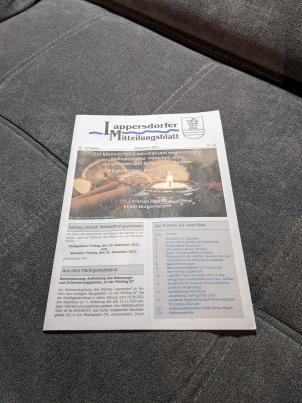
#> input picture hw_8/assets/document.jpeg, 302 x 403 px, found by its file name
$ jupyter execute hw_8.ipynb
#> lines starting #> are read from the running program, lines starting #| are printed output that depends on the picture
[cell 1]
import cv2
import math
import numpy as np
from matplotlib import pyplot as plt
plt.rcParams['figure.figsize'] = [15, 10]

[cell 2]
img = cv2.imread('document.jpeg')
#> img is the input picture: shape (403, 302, 3); mean B, G, R 112.3, 114.4, 117.9
img = cv2.cvtColor(img, cv2.COLOR_BGR2GRAY)
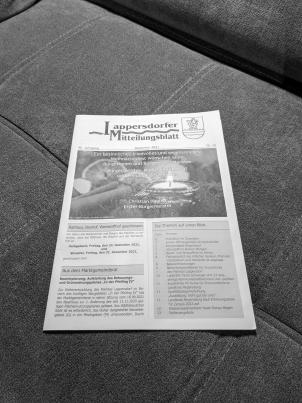
#> img: shape (403, 302); min 0, max 255, mean 115.3
plt.imshow(img, cmap='gray')

[cell 3]
h = np.histogram(img, 256)
plt.bar(h[1][0:-1], h[0])
plt.xlabel('Colour'), plt.ylabel('Count')
plt.grid(True)
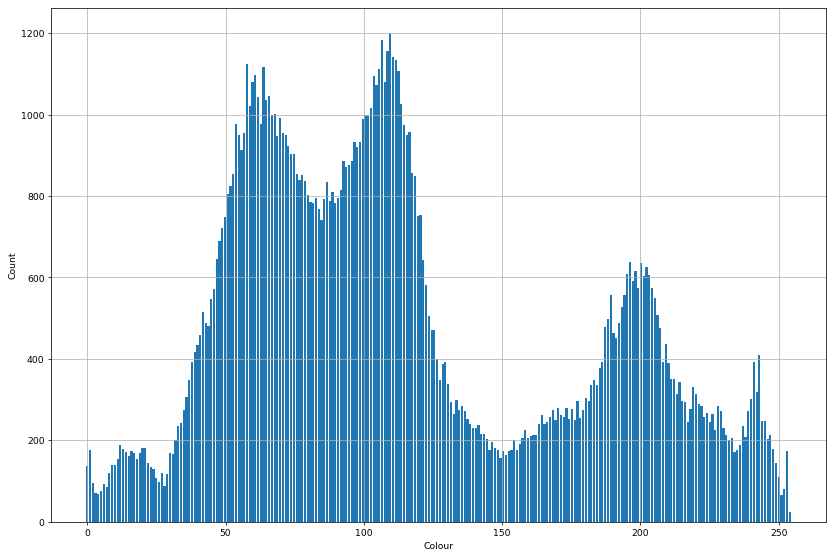
#> figure drawn by matplotlib, 1 panel; tallest bar 1201 high, from x = 109.2 to 110

Otsu Thresholding

Let's now implement the Otsu thresholding algorithm. Remember that the algorithm consists of an optimization process that finds the thresholds that minimizes the intra-class variance or, equivalently, maximizes the inter-class variance.

In this homework, you are going to demonstrate the working principle of the Otsu algorithm. Therefore, you won't have to worry about an efficient implementation, we are going to use the brute force approach here.

[cell 4]
print(img.shape)
#| (403, 302)

[cell 5]
# Get image dimensions
rows, cols = img.shape
#> rows = 403; cols = 302
# Compute the total amount of image pixels
num_pixels = rows * cols
#> num_pixels = 121706


# Initializations
best_wcv = 1e6  # Best within-class variance (wcv)
opt_th = None   # Threshold corresponding to the best wcv

# Brute force search using all possible thresholds (levels of gray)
for th in range(1,255):

    foreground = []
    foreground = np.array(foreground)
    background = []
    background = np.array(background)
    for r in range (rows):
        for c in range (cols):
            if img[r,c] < th:
                foreground = np.append(foreground, img[r,c])
            else:
                background = np.append(background, img[r,c])


    omega_f = round(foreground.size/num_pixels, 2)
    omega_b = round(background.size/num_pixels, 2)

    sigma2_f = np.var(foreground)
    sigma2_b =np.var(background)

    wcv = (omega_f * sigma2_f) + (omega_b * sigma2_b)

    # Perform the optimization
    if wcv < best_wcv:
        best_wcv = wcv
        opt_th = th

# Print out the optimal threshold found by Otsu algorithm
print('Optimal threshold', opt_th)
